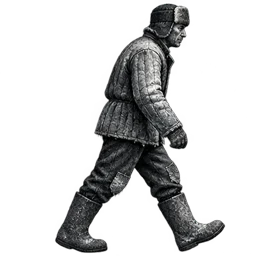
#> input picture assets-webp/atlas/.cells/prisoner-walk-right-256/0.webp, 256 x 256 px, given in place of 0.png, which was not available
$ python make_anim.py
#> lines starting #> are read from the running program, lines starting #| are printed output that depends on the picture; pictures that were not available may be replaced by others from this repository, and a replacement may not be noted
import os
import sys

sys.path.insert(0, os.path.dirname(__file__))
from art_lib import *  # noqa: E402,F403

STAGE = os.path.join(ROOT, "itch-release", "stage", "NORMA_Camp_Sprite_Pack")


def stg(rel):
    return Image.open(os.path.join(STAGE, rel)).convert("RGBA")


def trim(im):
    return im.crop(im.getchannel("A").point(lambda v: 255 if v > 20 else 0).getbbox())


def cell_bg(w, h, scene, focus):
    bg = cover_fit(Image.open(os.path.join(SPR, scene)).convert("RGB"), w, h, focus)
    return tint(bg, 0.5, (14, 22, 34), 0.3)


# [40 lines left out: functions normalise, render_cell, make_gif, not called in this run]


def anims():
    cells_dir = os.path.join(SPR, "atlas", ".cells", "prisoner-walk-right-256")
    walk = [Image.open(os.path.join(cells_dir, "%d.png" % i)).convert("RGBA") for i in range(8)]
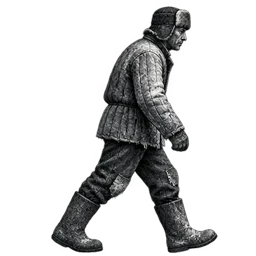
#> input picture assets-webp/atlas/.cells/prisoner-walk-right-256/1.webp, 256 x 256 px, given in place of 1.png, which was not available
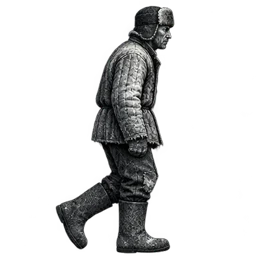
#> input picture assets-webp/atlas/.cells/prisoner-walk-right-256/2.webp, 256 x 256 px, given in place of 2.png, which was not available
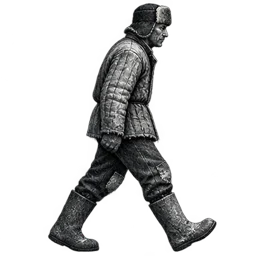
#> input picture assets-webp/atlas/.cells/prisoner-walk-right-256/3.webp, 256 x 256 px, given in place of 3.png, which was not available
    pick = [frame("pick-%d" % i) for i in range(4)]
    shovel = [frame("shovel-%d" % i) for i in range(4)]
    saw = [frame("shovel-%d" % i) for i in range(4, 8)]
    stretch = [frame("stretcher-%d" % i) for i in range(4)]
    eat = [frame("eat-%d" % i) for i in range(4)]
    stove = [frame("stove-%d" % i) for i in range(3)]
    fire = [Image.open(os.path.join(STAGE, "05_Effects_and_Overlays", "particles", "stove_fire_frames", "fire_%d.png" % i)).convert("RGBA") for i in range(6)]
    make_gif("anim_work.gif", [
        ("walk cycle  8 frames", walk, "02-kolonna-na-marshe.png", (0.5, 0.7)),
        ("pickaxe  4", pick, "03-priisk-otkrytyi-razrez.png", (0.45, 0.6)),
        ("shovel  4", shovel, "04-lesopoval.png", (0.5, 0.6)),
        ("stretcher  4", stretch, "09-lazaret.png", (0.5, 0.6)),
    ], 8)
    make_gif("anim_camp.gif", [
        ("two-man saw  4", saw, "04-lesopoval.png", (0.8, 0.6)),
        ("eating  4", eat, "06-razdacha-balandy.png", (0.5, 0.5)),
        ("stove  3", stove, "05-barak-iznutri.png", (0.5, 0.5)),
        ("fire loop  6", fire, "07-noch-i-metel.png", (0.3, 0.7)),
    ], 12)


if __name__ == "__main__":
#> (the run stopped early here; a loop or call above may not have finished)
